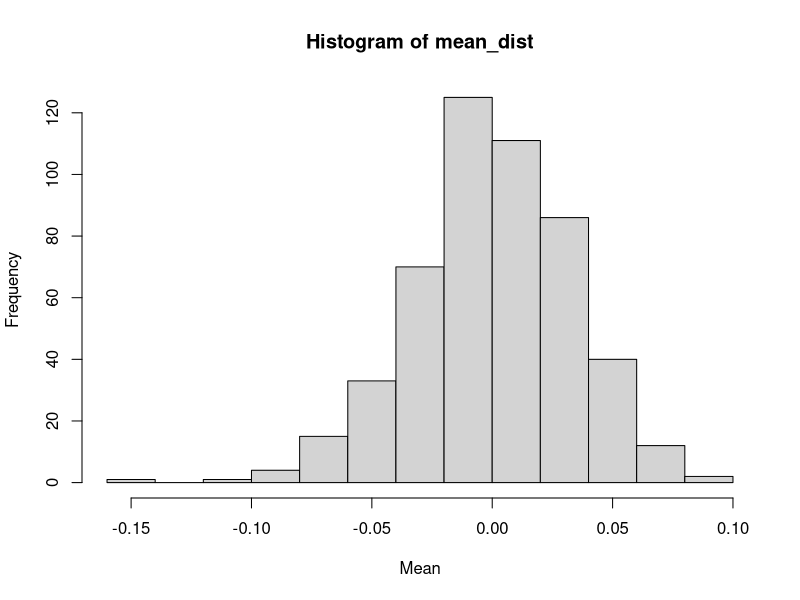
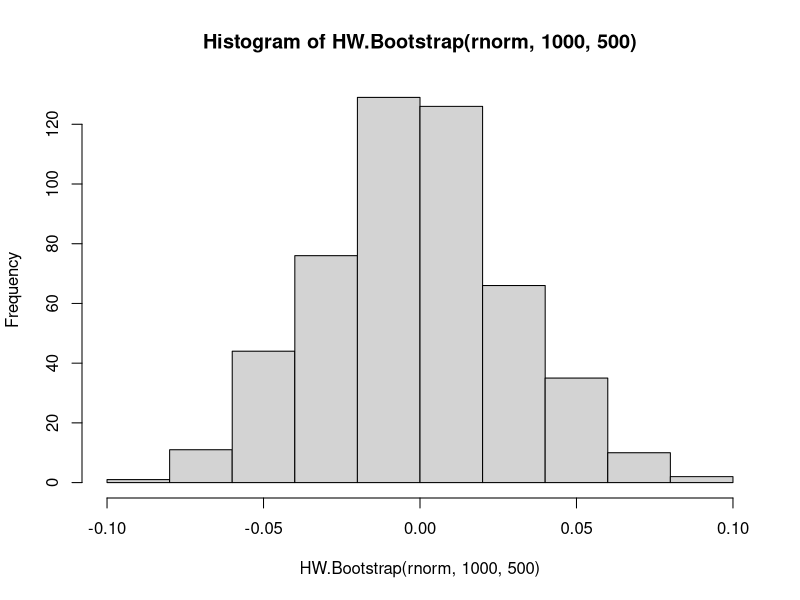
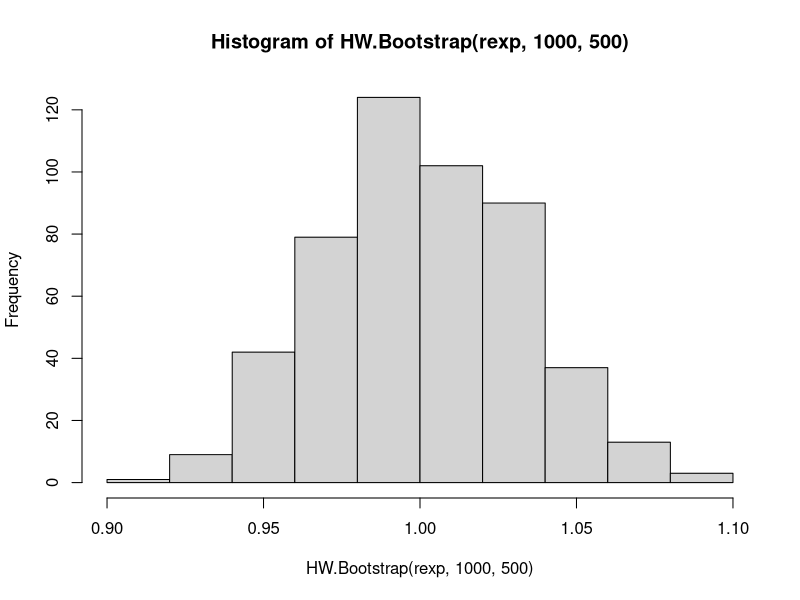
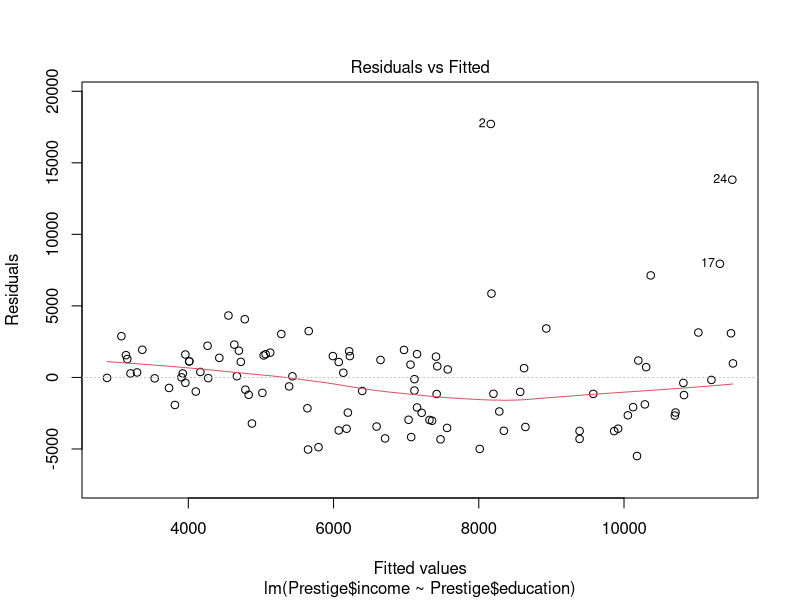
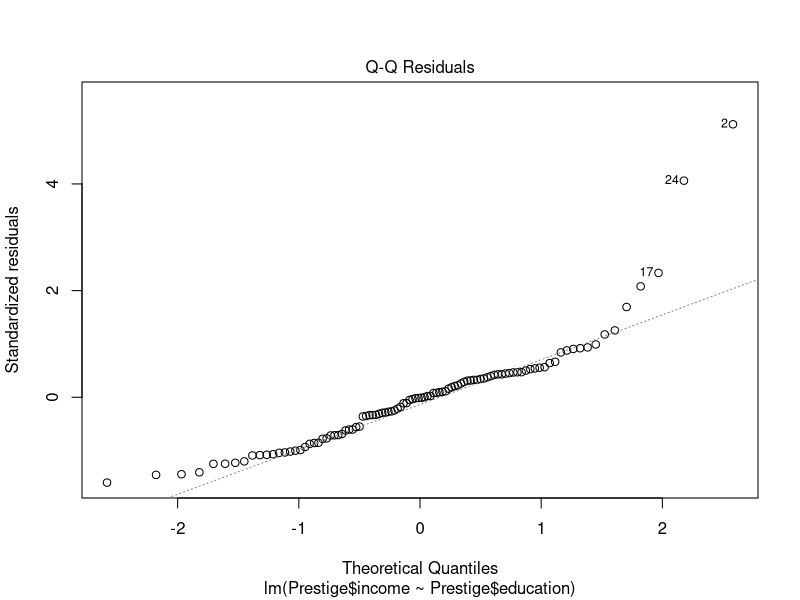
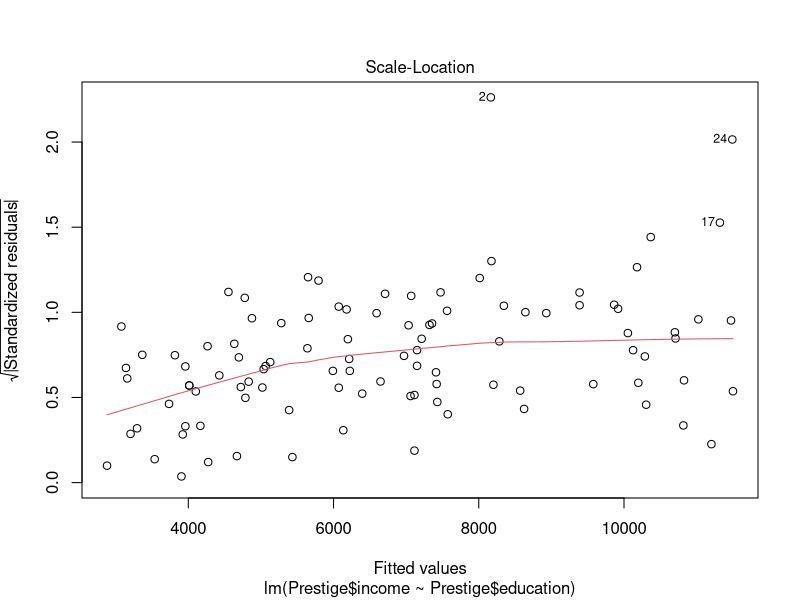
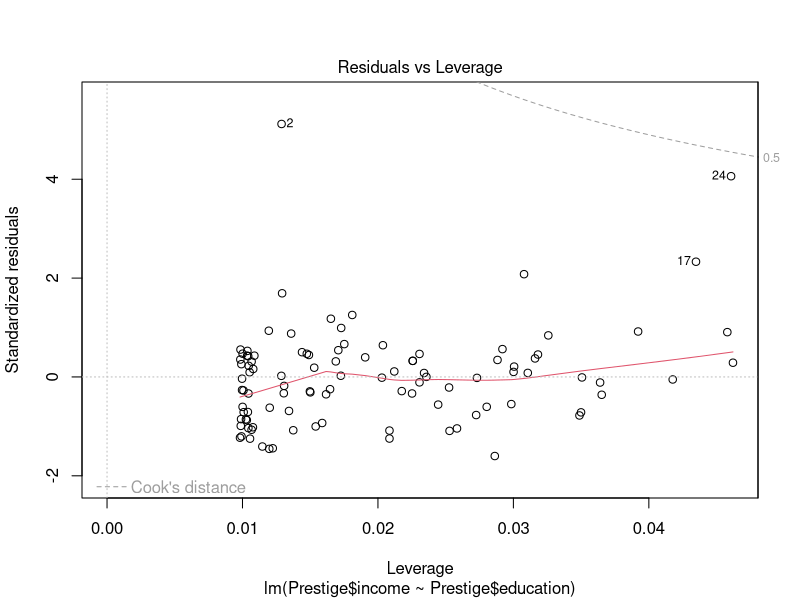

Source code (R) for these figures, in order:
# HW 4 Due Monday Oct 2, 2017. 
# Upload R file to Moodle with name: HW4_490ID_YourClassID.R

# Your classID:

# Notice we are using the new system with your unique class ID. You should have received an email with
# your unique class ID. Please make sure that ID is the only information on your hw that identifies you. 

# Do not remove any of the comments. These are marked by #



################## Part 1: Linear Regression Concepts #######################

## These questions do not require coding but will explore some important concepts.

## "Regression" refers to the simple linear regression equation:
##    y = b0 + b1*x
## This homework will not discuss other models.

## 1. (1 pt)
## What is the interpretation of the coefficient B1? 
## (What meaning does it represent?)

## Your answer here

# The lope of the linear regression, the change of y for per unit change of x.

## 2. (1 pt)
## Outliers are problems for many statistical methods, but are particularly problematic
## for linear regression. Why is that? It may help to define what outlier means in this case.
## (Hint: Think of how residuals are calculated)

## Your answer here

# Outliers are extreme values in the data. They are problematic for linear regression because 
# with outliers, the Residual sum of square will increase greatly. My linear regression line will skew
# toward the outlier to minimize the impact of that squared residual.
# 

## 3. (1 pt)
## How could you deal with outliers in order to improve the accuracy of your model?

## Your answer here
# delete them if they're not important to data.


################## Part 2: Sampling and Point Estimation #####################

## The following problems will use the cats dataset and explore
## the average body weight of female cats.

## Load the data by running the following code


library(MASS)
data(cats)

## 4. (2 pts)
## Subset the data frame to ONLY include female cats.

## Your answer here

newcats =  subset(cats, cats$Sex == "F")

## Use the sample function to generate a vector of 1s and 2s that is the same
## length as the subsetted data frame you just created. Use this vector to split
## the 'Bwt' variable into two vectors, Bwt1 and Bwt2.

## IMPORTANT: Make sure to run the following seed function before you run your sample
## function. Run them back to back each time you want to run the sample function to ensure 
## the same seed is used every time.

## Check: If you did this properly, you will have 24 elements in Bwt1 and 23 elements
## in Bwt2.

set.seed(676)
## Your answer here
sample1 = sample(x = c(1,2), size = nrow(newcats), replace = TRUE)

Bwt1 = newcats$Bwt[sample1 == 1]
Bwt2 = newcats$Bwt[sample1 == 2]

## 5. (3 pts)
## Calculate the mean and the standard deviation for each of the two
## vectors, Bwt1 and Bwt2. Use this information to create a 95% 
## confidence interval for your sample means (you can use the following formula 
## for a confidence interval: mean +/- 2 * standard deviation). 
## Compare the confidence intervals -- do they seem to agree or disagree?

## Your answer here
z = 1.96
CIBwt1 = c(mean(Bwt1) - z * sd(Bwt1)/sqrt(length(Bwt1)), mean(Bwt1) + z * sd(Bwt1)/sqrt(length(Bwt1)))
CIBwt2 = c(mean(Bwt2) - z * sd(Bwt2)/sqrt(length(Bwt2)), mean(Bwt2) + z * sd(Bwt2)/sqrt(length(Bwt2)))




## 6. (4 pts)
## Draw 1000 observations from a standard normal distribution. Calculate the sample mean.
## Repeat this 500 times, storing each sample mean in a vector called mean_dist.
## Plot a histogram of mean_dist to display the distribution of your sample mean.
## How closely does your histogram resemble this normal distribution? Explain.

## Your answer here

mean_dist = replicate(500, mean(rnorm(1000)))
hist(mean_dist, xlab = "Mean", ylab = "Frequency")
# Centerd at 0. slightly skewed to left, almost symmetric.

## 7. (3 pts)
## Write a function that implements Q5.
reps = rnorm
n = numeric()
reps = numeric()
HW.Bootstrap=function(distn,n,reps){
  set.seed(666) 
  
  ### Your answer here
  (replicate(reps, mean(distn(n))))
  
}
hist(HW.Bootstrap(rnorm, 1000, 500))

## Use the function you write to repeat the experiment in Q5 but instead of the
## normal distribution as we used above, use an exponential distribution with mean 1.
## Check your histogram and write out your findings.
## (Hint: HW.Bootstrap(rexp,n,reps))

## Your answer here
HW.Bootstrap(rexp, 1000, 500)
hist(HW.Bootstrap(rexp, 1000, 500))



################### Part 3: More Linear Regression ######################

## This problem will use the Prestige dataset.
## Load the data by running code below

library(car)
data(Prestige)

## We will focus on this two variables:
## income: Average income of incumbents, dollars, in 1971. 
## education: Average education of occupational incumbents, years, in 1971

## Before starting this problem, we will declare a null hypthosesis that
## education has no effect on income .
## That is: H0: B1 = 0
##          HA: B1 != 0
## We will attempt to reject this hypothesis by using a linear regression

## 8. (2 pt)
## Fit a linear regression using of Prestige data using education to predict
## income, using lm(). Examine the model diagnostics using plot(). Would you 
## consider this a good model or not? Explain.

## Your answer here
lmedu_inc = lm(Prestige$income~Prestige$education)
plot(lmedu_inc)

## 9. (2 pts)
## Using the information from summary() on your model (the output from the lm() command), create a 
## 95% confidence interval for the coefficient of education variable 

## Your answer here
summary(lmedu_inc)

ci = c(898.8 - 1.96*127, 898.8 + 1.96*127 )
ci
confint(lmedu_inc)
## 10. (2 pts)
## Based on the result from question 9, would you reject the null hypothesis or not?
## (Assume a significance level of 0.05). Explain.

## Your answer here

# Because we have 95% confident that the b1 fall between 649.88 and 1147.72, we reject the null hypothesis.



## 11. (1 pt)
## Assuming that the null hypothesis is true. 
## Based on your decision in the previous question, would you be committing a decision error? 
## If so, which type of error?

## Your answer here
# If null is true and we rejected it, we're comitting a Type 1 error.



## 12. (1 pt)
## Discuss what your regression results mean in the context of the data.
## (Hint: Think back to Question 1)

## Your answer here
# When education is 0, income is approximately at -2853.6. For per unit change of education,
# income change 898.6.







